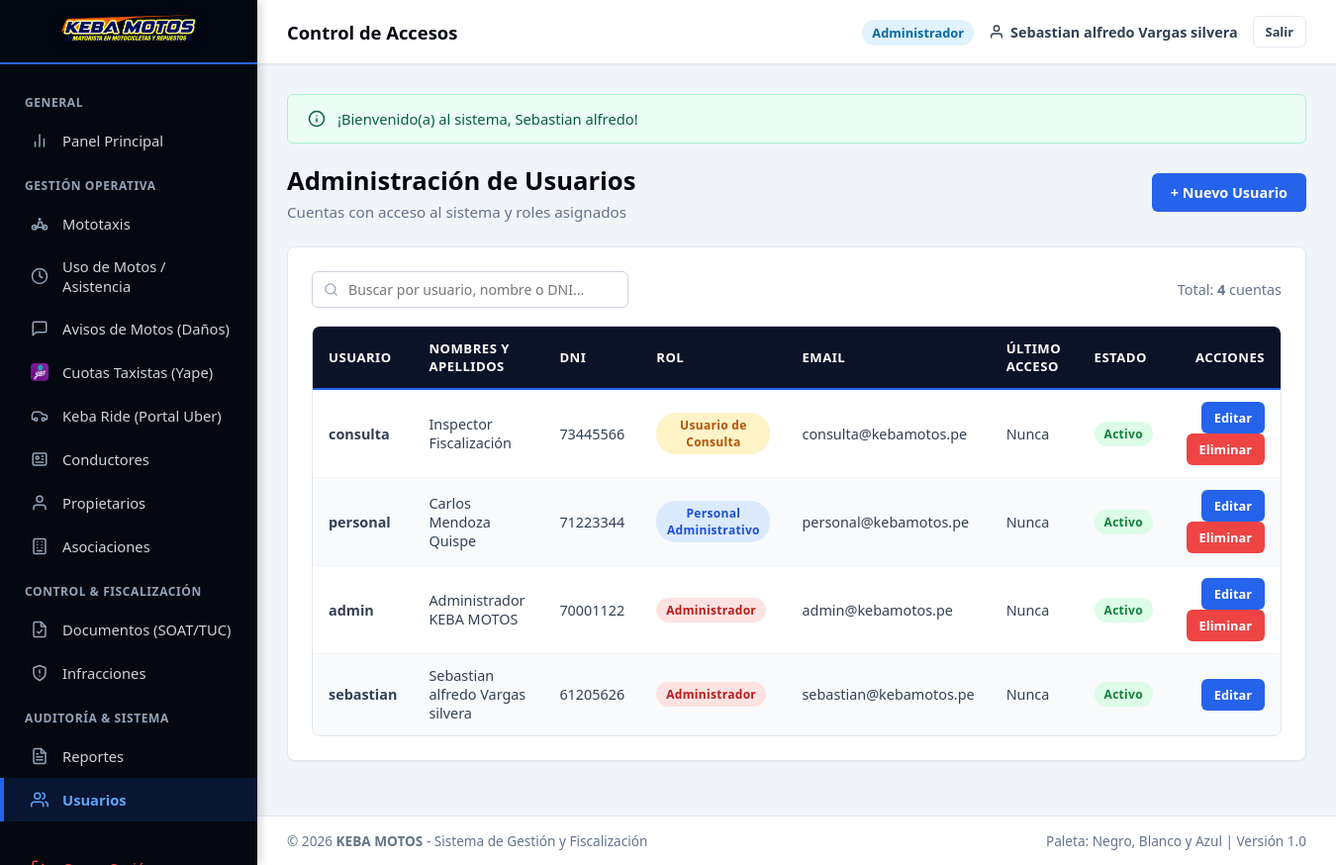
/vista/usuarios/listar_usuarios.php (signed in), run on an earlier commit of the app's database.
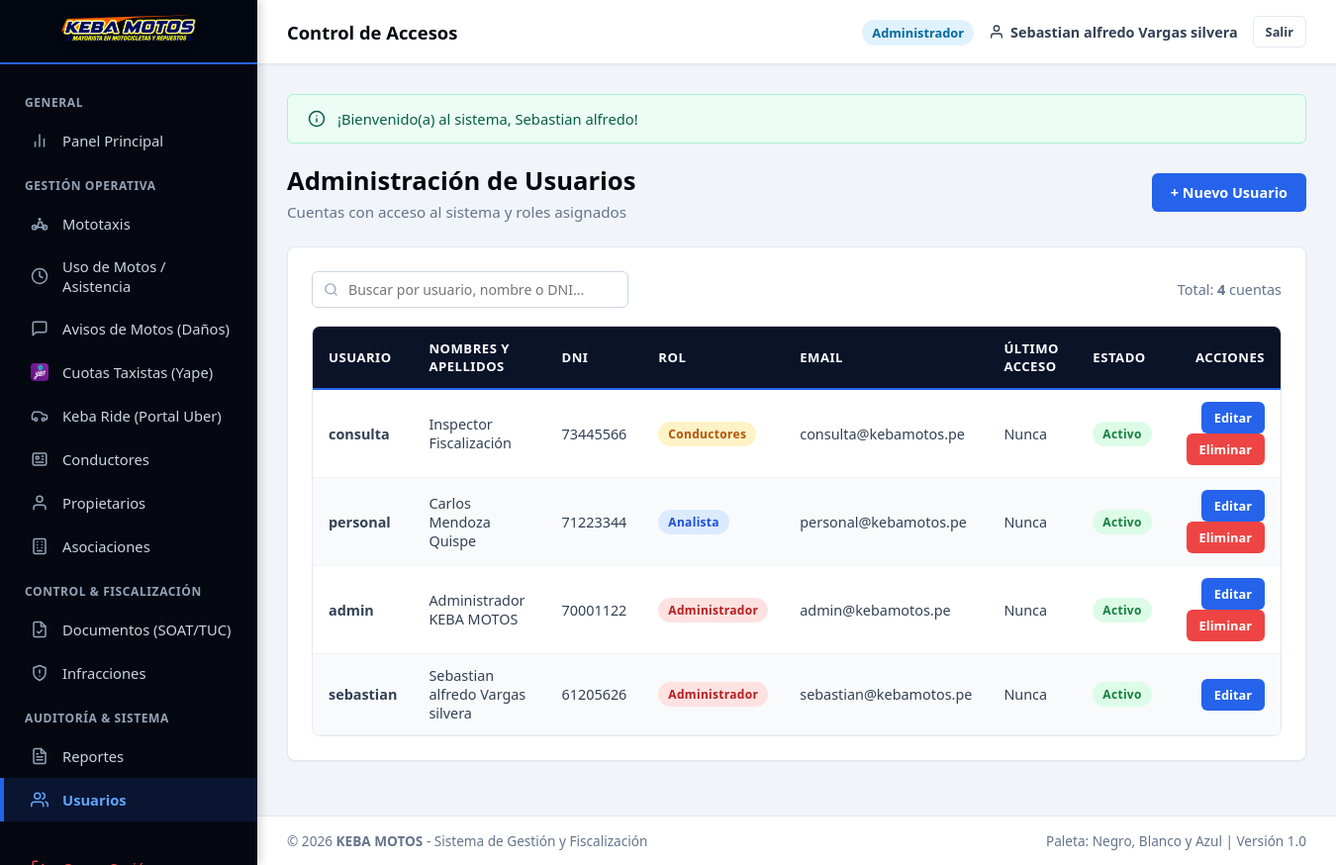
And on a later commit of the database.
### tables this page shows
CREATE TABLE `usuarios` (
  `id_usuario` INT AUTO_INCREMENT PRIMARY KEY,
  `id_rol` INT NOT NULL,
  `dni` VARCHAR(8) NOT NULL UNIQUE,
  `nombres` VARCHAR(100) NOT NULL,
  `apellidos` VARCHAR(100) NOT NULL,
  `usuario` VARCHAR(50) NOT NULL UNIQUE,
  `password` VARCHAR(255) NOT NULL,
  `email` VARCHAR(100) UNIQUE NULL,
  `telefono` VARCHAR(20) NULL,
  `estado` ENUM('Activo', 'Inactivo') DEFAULT 'Activo',
  `ultimo_login` DATETIME NULL,
  `token_recuperacion` VARCHAR(100) NULL,
  `token_expira` DATETIME NULL,
  `created_at` TIMESTAMP DEFAULT CURRENT_TIMESTAMP,
  `updated_at` TIMESTAMP DEFAULT CURRENT_TIMESTAMP ON UPDATE CURRENT_TIMESTAMP,
  CONSTRAINT `fk_usuarios_roles` FOREIGN KEY (`id_rol`) REFERENCES `roles` (`id_rol`) ON UPDATE CASCADE
);

CREATE TABLE `roles` (
  `id_rol` INT AUTO_INCREMENT PRIMARY KEY,
  `nombre_rol` VARCHAR(50) NOT NULL UNIQUE,
  `descripcion` VARCHAR(255) NULL,
  `created_at` TIMESTAMP DEFAULT CURRENT_TIMESTAMP
);

### vista/usuarios/listar_usuarios.php (the view, shortened to what the changed rows need)
<?php
require_once dirname(__DIR__) . '/plantillas/header.php';
require_once dirname(__DIR__) . '/plantillas/navbar.php';
require_once dirname(dirname(__DIR__)) . '/modelos/Usuario.php';
$userMod = new Usuario();
$usuarios = $userMod->listarTodos();
?>
<div class="page-header">
    <div>
        <h1 class="page-title">Administración de Usuarios</h1>
    </div>
</div>
<div class="card">
    <div class="table-responsive">
        <table class="table-custom" id="tablaRegistros">
            <thead>
                <tr>
                    <th>Usuario</th>
                    <th>Nombres y Apellidos</th>
                    <th>DNI</th>
                    <th>Rol</th>
                    <th>Email</th>
                    <th>Último Acceso</th>
                    <th>Estado</th>
                    <th style="text-align: right;">Acciones</th>
                </tr>
            </thead>
            <tbody>
                <?php foreach ($usuarios as $u):
                    $badgeRol = 'badge-dark';
                    if ($u['id_rol'] == 1) {
                        $badgeRol = 'badge-danger';
                    } elseif ($u['id_rol'] == 2) {
                        $badgeRol = 'badge-info';
                    } elseif ($u['id_rol'] == 3) {
                        $badgeRol = 'badge-warning';
                    }
                ?>
                <tr>
                    <td><strong><?= htmlspecialchars($u['usuario']) ?></strong></td>
                    <td><?= htmlspecialchars($u['nombres'] . ' ' . $u['apellidos']) ?></td>
                    <td><?= htmlspecialchars($u['dni']) ?></td>
                    <td><span class="badge <?= $badgeRol ?>"><?= htmlspecialchars($u['nombre_rol']) ?></span></td>
                    <td><?= htmlspecialchars($u['email'] ?? '-') ?></td>
                    <td><?= htmlspecialchars($u['ultimo_login'] ?? 'Nunca') ?></td>
                    <td><span class="badge badge-success"><?= htmlspecialchars($u['estado']) ?></span></td>
                    <td style="text-align: right;">
                        <a href="<?= vistaUrl('usuarios/editar_usuario.php?id=' . $u['id_usuario']) ?>" class="btn btn-primary btn-sm">Editar</a>
                        <?php if ($u['id_usuario'] != ($usuarioActivo['id'] ?? 0)): ?>
                        <a href="<?= controladorUrl('auth/registro_usuario.php?accion=eliminar&id=' . $u['id_usuario']) ?>" class="btn btn-danger btn-sm btn-confirmar-eliminar">Eliminar</a>
                        <?php endif; ?>
                    </td>
                </tr>
                <?php endforeach; ?>
            </tbody>
        </table>
    </div>
</div>
<?php require_once dirname(__DIR__) . '/plantillas/footer.php'; ?>

What changed in the data, as far as the page shows it:
changed through a linked row, usuarios "consulta": id_rol.nombre_rol "Usuario de Consulta" → "Conductores"
changed through a linked row, usuarios "personal": id_rol.nombre_rol "Personal Administrativo" → "Analista"
